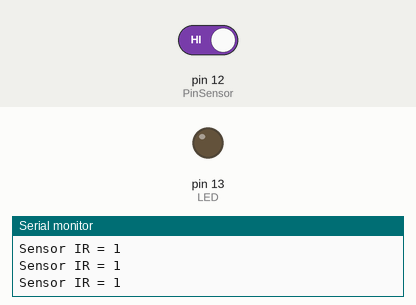
Recording of a sketch running on a simulated Arduino Uno, built with avr-gcc and run on an emulated ATmega328P. Shown: output pins drawn as LEDs (lit = HIGH), the last lines printed to the serial monitor. The inputs (shaded band) are chosen by the test bench; at power-on: pin 12 (PinSensor) HIGH.

Above: at 1.2 s.
1.3 s: pin 12 (PinSensor) driven LOW
At 2.4 s:
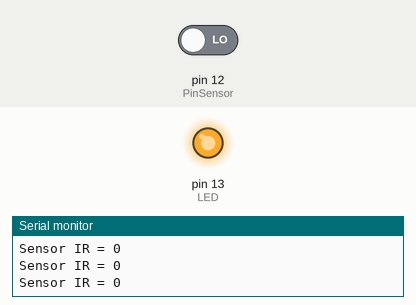
2.8 s: pin 12 (PinSensor) driven HIGH
At 3.6 s:
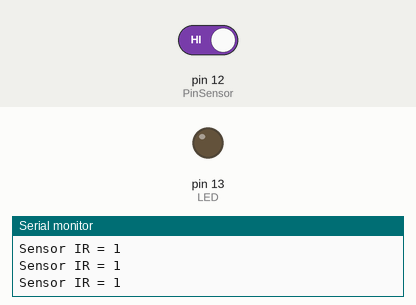
Timing chart, 0 to 5.8 s (numbered marks = the images above; inputs shaded):
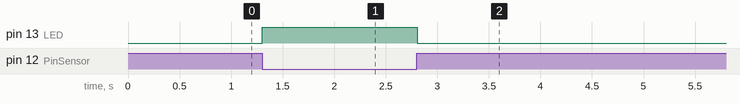

The sketch:

Akses_IR.ino
```cpp
/*
 *  Program Akses Sensor IR
 *  by Jendral Robot
 *  https://jendralrobot.blogspot.com/
*/

#define PinSensor 12 //OUT Sensor pada Pin 12 Arduino
#define LED 13 //LED indikator pada Arduino Uno
int Sensor; //Variabel pembacaan Input Sensor

void setup()
{
  Serial.begin(9600);
  pinMode(PinSensor,INPUT);
  pinMode(LED,OUTPUT);
}

void loop()
{
  Sensor = digitalRead(PinSensor);
  Serial.print("Sensor IR = ");
  Serial.println(Sensor);
  if(Sensor == LOW)
  {
    digitalWrite(LED, HIGH);
  }
  else
  {
    digitalWrite(LED, LOW);
  }
  delay(100); //Jeda pembacaan sensor
}
```

Measured:
- after the input at 1.3 s, pin 13 (LED): LOW → HIGH at once
- after the input at 2.8 s, pin 13 (LED): HIGH → LOW at once
